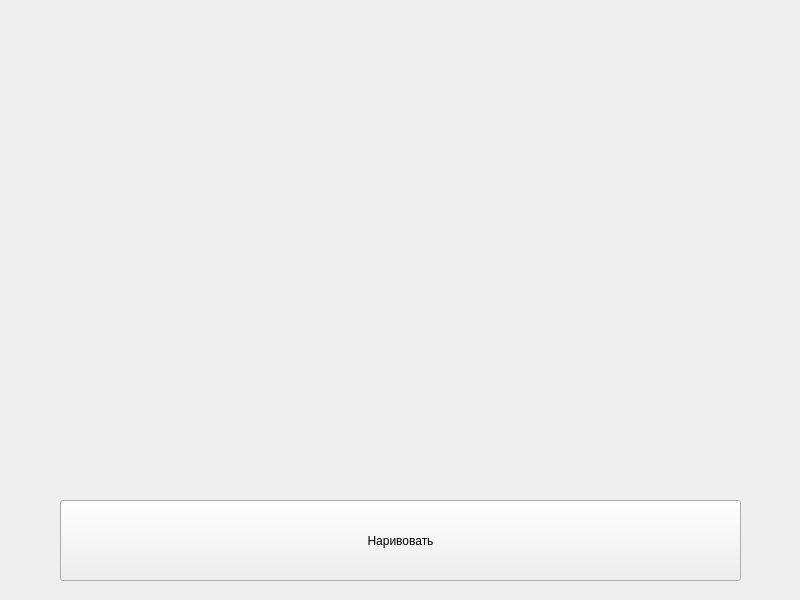
<?xml version="1.0" encoding="UTF-8"?>
<ui version="4.0">
 <class>MainWindow</class>
 <widget class="QMainWindow" name="MainWindow">
  <property name="geometry">
   <rect>
    <x>0</x>
    <y>0</y>
    <width>800</width>
    <height>600</height>
   </rect>
  </property>
  <property name="windowTitle">
   <string>MainWindow</string>
  </property>
  <widget class="QWidget" name="centralwidget">
   <widget class="QPushButton" name="pushButton">
    <property name="geometry">
     <rect>
      <x>60</x>
      <y>500</y>
      <width>681</width>
      <height>81</height>
     </rect>
    </property>
    <property name="text">
     <string>Наривовать</string>
    </property>
   </widget>
   <widget class="QLabel" name="label">
    <property name="geometry">
     <rect>
      <x>10</x>
      <y>10</y>
      <width>771</width>
      <height>471</height>
     </rect>
    </property>
    <property name="text">
     <string/>
    </property>
   </widget>
  </widget>
 </widget>
 <resources/>
 <connections/>
</ui>
